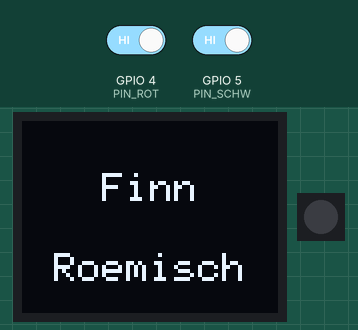
Simulated run of this sketch. Board: ESP32-C3. On the bench: 64×48 one-colour display, 1 RGB LEDs in strip order, left to right. Inputs (shaded band) come from the test bench; at power-on: GPIO 4 (PIN_ROT) HIGH, GPIO 5 (PIN_SCHW) HIGH. Dim RGB values are drawn brighter than linear.

Above: at 1.2 s.
1.3 s: GPIO 4 (PIN_ROT) driven LOW and GPIO 5 (PIN_SCHW) driven LOW
At 2.6 s:
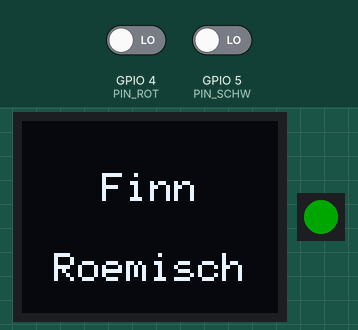
4.3 s: GPIO 4 (PIN_ROT) driven HIGH
At 5.1 s:
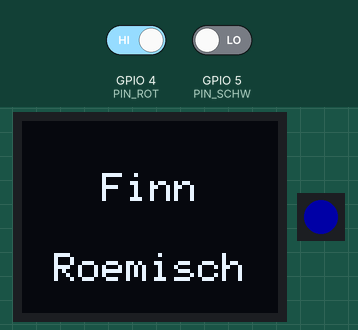
At 5.8 s:
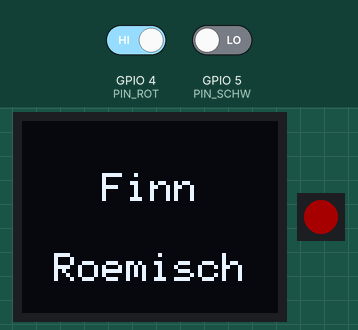
7.3 s: GPIO 4 (PIN_ROT) driven LOW
10.0 s: GPIO 5 (PIN_SCHW) driven HIGH
Timing chart, 0 to 12.5 s (numbered marks = the images above; inputs shaded):
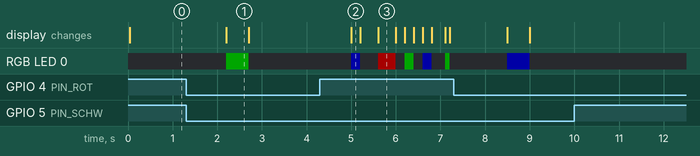

The sketch:

inikBoxBlinkTaster.ino
```cpp
/*
  IniK-Box - Name auf dem Display, RGB-LED blinkt, Taster steuern den Takt
  Informatik im Kontext, WiSe 26/27

  Hardware: Carenuity C3 Mini auf der Platine IniK-Box v1.3
  In der Arduino IDE als Board "LOLIN C3 MINI" auswaehlen.

  Pin         Funktion
  ----------  ------------------------------------------
  GPIO 4      schwarzer Taster, gegen GND
  GPIO 5      roter Taster, gegen GND
  GPIO 7      RGB-LED (WS2812B) auf dem C3 Mini
  GPIO 8      SDA (I2C)
  GPIO 10     SCL (I2C)

  Benoetigte Bibliotheken (Bibliotheksverwalter der Arduino IDE):
  U8g2, Adafruit NeoPixel

  Der Aufbau im loop ist derselbe wie bei "Blink without Delay" aus
  Vorlesung 03: previousMillis merkt sich, wann zuletzt umgeschaltet
  wurde, interval ist die Wartezeit dazwischen.
*/

#include <Wire.h>
#include <U8g2lib.h>
#include <Adafruit_NeoPixel.h>

U8G2_SSD1306_64X48_ER_F_HW_I2C display(U8G2_R0, U8X8_PIN_NONE);

const int PIN_SCHW = 5;  // schwarz
const int PIN_ROT  = 4;  // rot
const int PIN_LED  = 7;  // RGB-LED

Adafruit_NeoPixel led(1, PIN_LED, NEO_GRB + NEO_KHZ800);

unsigned long previousMillis = 0;
unsigned long interval = 300;   // Millisekunden je Phase
bool ledState = false;          // leuchtet die LED gerade?
int  farbe = 0;                 // 0 rot, 1 gruen, 2 blau

void zeigeFarbe() {
  if (!ledState) {
    led.clear();
  } else if (farbe == 0) {
    led.setPixelColor(0, led.Color(255, 0, 0));
  } else if (farbe == 1) {
    led.setPixelColor(0, led.Color(0, 255, 0));
  } else {
    led.setPixelColor(0, led.Color(0, 0, 255));
  }
  led.show();
}

void setup() {
  Wire.begin(8, 10);

  pinMode(PIN_SCHW, INPUT_PULLUP);
  pinMode(PIN_ROT,  INPUT_PULLUP);

  display.begin();
  display.clearBuffer();
  display.setFont(u8g2_font_6x10_tf);
  display.setCursor(20, 20);
  display.println("Finn");
  display.setCursor(8, 40);
  display.println("Roemisch");
  display.sendBuffer();

  led.begin();
  led.setBrightness(40);   // volle Helligkeit blendet
  led.clear();
  led.show();
}

bool blinkenAktiv = false;      // ob Blinken aktiv ist

const unsigned long MIN_INTERVAL = 100;
const unsigned long MAX_INTERVAL = 1000;

void loop() {
  unsigned long currentMillis = millis();

  bool schwarzGedrueckt = digitalRead(PIN_SCHW) == LOW;
  bool rotGedrueckt = digitalRead(PIN_ROT) == LOW;

  // Beide Tasten gleichzeitig gedrückt = Blinken ein/aus
  if (schwarzGedrueckt && rotGedrueckt) {
    blinkenAktiv = !blinkenAktiv;
    delay(500);
  }

  // Geschwindigkeit anpassen
  // delay für bessere Eingabe
  if (blinkenAktiv) {
    if (schwarzGedrueckt && interval > MIN_INTERVAL) {
      interval -= 20;
      delay(200);
    }

    if (rotGedrueckt && interval < MAX_INTERVAL) {
      interval += 20;
      delay(200);
    }

    if (currentMillis - previousMillis >= interval) {
      previousMillis = currentMillis;

      ledState = !ledState;
      if (ledState) {
        farbe = (farbe + 1) % 3;
      }
      zeigeFarbe();
    }
  } else {
    led.clear();
    led.show();
  }
}
```

Measured:
- after the input at 1.3 s, RGB LED 0: off → RGB(0, 40, 0) after 0.90 s, → off 0.50 s later
- after the input at 10.0 s, every drawn part: stays the same
- what the display in image 1 shows lasts 0.5 s, from 2.2 s to 2.7 s
- what the display in image 3 shows lasts 0.4 s, from 5.6 s to 6.0 s
